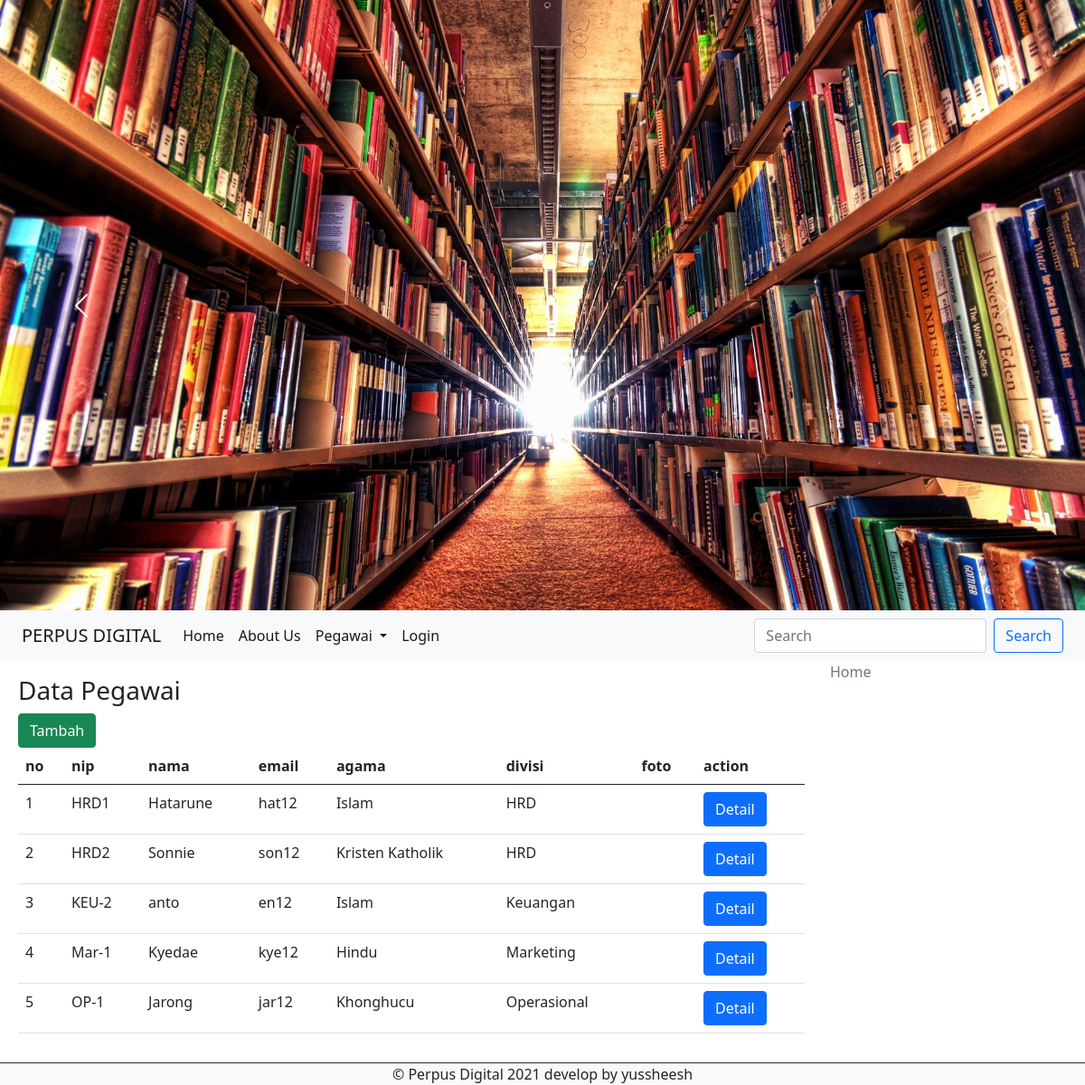
Screenshot of /index.php?hal=dataPegawai with the database file from the repository.
### tables this page shows
CREATE TABLE `pegawai` (
  `id` int(11) NOT NULL,
  `nip` varchar(5) NOT NULL,
  `nama` varchar(50) NOT NULL,
  `email` varchar(50) NOT NULL,
  `agama` enum('Islam','Kristen Protestan','Kristen Katholik','Hindu','Buddha','Khonghucu') NOT NULL,
  `iddivisi` int(11) DEFAULT NULL,
  `foto` varchar(50) DEFAULT NULL
);

CREATE TABLE `divisi` (
  `id` int(11) NOT NULL,
  `nama` varchar(50) NOT NULL
);

### index.php (called while the page is built, shortened)
<?php
include_once 'header.php';
include_once 'menu.php';
include_once 'main.php';
include_once 'sidebar.php';
include_once 'footer.php';
?>

### Models/Pegawai.php (called while the page is built, shortened)
<?php
class Pegawai {
    private $koneksi;
    public function __construct()
    {
        global $dbh;
        $this->koneksi = $dbh;
    }
    public function alldata(){
        $sql = "SELECT pegawai.*, divisi.nama as divisi FROM pegawai INNER JOIN divisi on divisi.id = pegawai.iddivisi ORDER BY pegawai.id DESC";
        $gather = $this->koneksi->query($sql);
        return $gather;
    }
}

### dataPegawai.php (the view, shortened to what this page needs)
<?php
  require_once "Models/Pegawai.php";
  $pegawai = new Pegawai();
  $all = $pegawai->alldata();
?>
<h3>Data Pegawai</h3>
<a href="index.php?hal=formPegawai" class="btn btn-success">Tambah</a>
<table class="table">
  <thead>
    <tr>
      <th scope="col">no</th>
      <th scope="col">nip</th>
      <th scope="col">nama</th>
      <th scope="col">email</th>
      <th scope="col">agama</th>
      <th scope="col">divisi</th>
      <th scope="col">foto</th>
      <th scope="col">action</th>
    </tr>
  </thead>
  <tbody >
  <?php
  $no = 1;
  foreach ($all as $all) {
  ?>
    <tr>
      <td><?=$no;?></td>
      <td><?=$all["nip"];?></td>
      <td><?=$all["nama"];?></td>
      <td><?=$all["email"];?></td>
      <td><?=$all["agama"];?></td>
      <td><?=$all["divisi"];?></td>
      <td><?=$all["foto"];?></td>
      <td>
       <form method="POST" action="controller/pegawaiController.php">
          <a href="index.php?hal=detailPegawai&id=<?= $all["id"]; ?>" class="btn btn-primary">Detail</a>
        </form>
      </td>
    </tr>
  <?php
  $no++; }
  ?>
  </tbody>
</table>

### header.php (shortened to what this page needs)
<!doctype html>
<html lang="en">
  <head>
    <link href="https://cdn.jsdelivr.net/npm/bootstrap@5.0.0-beta3/dist/css/bootstrap.min.css" rel="stylesheet">
  </head>
  <body>
    <div class="row">
    <div class="col-12">
            <div id="carouselExampleControls" class="carousel slide" data-bs-ride="carousel">
                <div class="carousel-inner">
                    <div class="carousel-item active">
                        <img src="image/perpustakaan1.jpg" class="d-block w-100" alt="dummy.jpg">
                    </div>
                </div>
                <button class="carousel-control-prev" type="button" data-bs-target="#carouselExampleControls" data-bs-slide="prev">
                    <span class="carousel-control-prev-icon" aria-hidden="true"></span>
                </button>
                <button class="carousel-control-next" type="button" data-bs-target="#carouselExampleControls" data-bs-slide="next">
                    <span class="carousel-control-next-icon" aria-hidden="true"></span>
                </button>
            </div>
        </div>

### menu.php (shortened to what this page needs)
<div class="col-12">
<nav class="navbar navbar-expand-lg navbar-light bg-light">
    <div class="container-fluid">
        <a class="navbar-brand" href="#">PERPUS DIGITAL</a>
        <div class="collapse navbar-collapse" id="navbarSupportedContent">
        <ul class="navbar-nav me-auto mb-2 mb-lg-0">
            <li class="nav-item">
            <a class="nav-link active" aria-current="page" href="index.php?hal=home">Home</a>
            </li>
            <li class="nav-item">
            <a class="nav-link active" href="index.php?hal=aboutus">About Us</a>
            </li>
            <li class="nav-item dropdown">
            <a class="nav-link dropdown-toggle active" href="#" id="navbarDropdown" role="button" data-bs-toggle="dropdown" aria-expanded="false">
                Pegawai
            </a>
            </li>
            <?php
            $member=isset($_SESSION['MEMBER']) ?
            $_SESSION['MEMBER'] : null;
            if (!isset($member)) {
            ?>
            <li class="nav-item">
                <a class="nav-link active" href="index.php?hal=login" tabindex="-1">Login</a>
            </li>
            <?php } ?>
        </ul>
        <form class="d-flex">
            <input class="form-control me-2" type="search" placeholder="Search" aria-label="Search">
            <button class="btn btn-outline-primary" type="submit">Search</button>
        </form>
        </div>
    </div>
    </nav>
</div>

### main.php
<div class="col-9 p-3">
    <div class="ps-3">
        <?php
        $hal = isset($_REQUEST['hal']) ? $_REQUEST['hal'] : '';
        if (!empty($hal)) {
            include_once $hal.'.php';
        } else {
            include_once 'home.php';
        }
        ?>
    </div>
</div>

### sidebar.php
<div class="col-3">
    <nav aria-label="breadcrumb">
    <ol class="breadcrumb">
        <li class="breadcrumb-item active" aria-current="page">Home</li>
    </ol>
    </nav>
</div>

### footer.php (shortened to what this page needs)
        <div class="col-12 text-center border-dark border-1 border-top bg-light">
        &copy; Perpus Digital 2021 develop by yussheesh
        </div>
    </div>
  </body>
</html>

### rows the page displays
pegawai: nip "HRD1", nama "Hatarune", email "hat12", agama "Islam", iddivisi.nama "HRD"
pegawai: nip "HRD2", nama "Sonnie", email "son12", agama "Kristen Katholik", iddivisi.nama "HRD"
pegawai: nip "KEU-2", nama "anto", email "en12", agama "Islam", iddivisi.nama "Keuangan"
pegawai: nip "Mar-1", nama "Kyedae", email "kye12", agama "Hindu", iddivisi.nama "Marketing"
pegawai: nip "OP-1", nama "Jarong", email "jar12", agama "Khonghucu", iddivisi.nama "Operasional"
